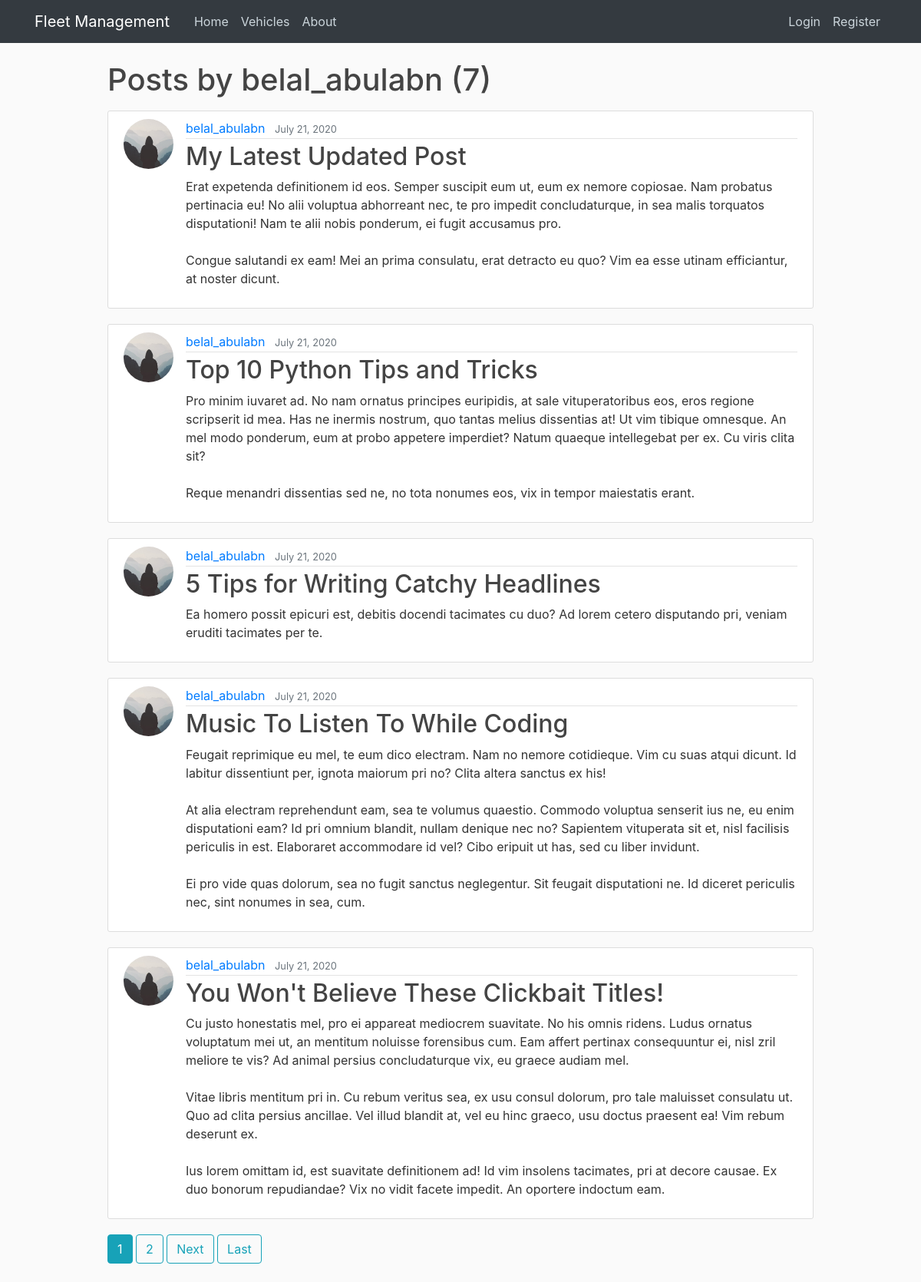
The page /user/belal_abulabn on the database its author committed.
### blog/models.py (models this page shows, shortened)
class Post(models.Model):
    title = models.CharField(max_length=100)
    content = models.TextField()
    date_posted = models.DateTimeField(default=timezone.now)
    author = models.ForeignKey(User, on_delete=models.CASCADE)

### users/models.py (models this page shows, shortened)
class Profile(models.Model):
    user = models.OneToOneField(User, on_delete=models.CASCADE)
    image = models.ImageField(default='default_profile.jpg', upload_to='profile_pics')

### blog/views.py (the view)
# urls.py: path('user/<str:username>', UserPostListView.as_view(), name='user-posts'),
class UserPostListView(ListView):
    model = Post
    template_name = 'blog/user_posts.html' # <app>/<model>_<viewtype>.html
    context_object_name = 'posts'
    ordering = ['-date_posted']
    paginate_by = 5
    def get_queryset(self):
        user = get_object_or_404(User, username=self.kwargs.get('username'))
        return Post.objects.filter(author=user).order_by('-date_posted')

### blog/templates/blog/user_posts.html (shortened to what this page needs)
{% extends "blog/base.html" %}
{% block content %}
    <h1 class="mb-3">Posts by {{ view.kwargs.username }} ({{ page_obj.paginator.count }})</h1>
    {% for post in posts %}
        <article class="media content-section">
            <img class="rounded-circle article-img" src="{{ post.author.profile.image.url }}">
            <div class="media-body">
                <div class="article-metadata">
                    <a class="mr-2" href="{% url 'user-posts' post.author.username %}">{{ post.author }}</a>
                    <small class="text-muted">{{ post.date_posted|date:"F d, Y" }}</small>
                </div>
                <h2><a class="article-title" href="{% url 'post-detail' post.id %}">{{ post.title }}</a></h2>
                <p class="article-content">{{ post.content }}</p>
            </div>
        </article>
    {% endfor %}
    {% if is_paginated %}
        {% for num in page_obj.paginator.page_range %}
            {% if page_obj.number == num %}
                <a class="btn btn-info mb-4" href="?page={{ num }}">{{ num }}</a>
            {% elif num > page_obj.number|add:'-3' and num < page_obj.number|add:'3' %}
                <a class="btn btn-outline-info mb-4" href="?page={{ num }}">{{ num }}</a>
            {% endif %}
        {% endfor %}
        {% if page_obj.has_next %}
            <a class="btn btn-outline-info mb-4" href="?page={{ page_obj.next_page_number }}">Next</a>
            <a class="btn btn-outline-info mb-4" href="?page={{ page_obj.paginator.num_pages }}">Last</a>
        {% endif %}
    {% endif %}
{% endblock content %}

### blog/static/blog/main.css (style rules this page uses)
body { background: #fafafa; color: #333333; margin-top: 5rem; }
h1, h2, h3, h4, h5, h6 { color: #444444; }
.content-section { background: #ffffff; padding: 10px 20px; border: 1px solid #dddddd; border-radius: 3px; margin-bottom: 20px; }
.article-title { color: #444444; }
.article-content { white-space: pre-line; }
.article-img { height: 65px; width: 65px; margin-right: 16px; }
.article-metadata { padding-bottom: 1px; margin-bottom: 4px; border-bottom: 1px solid #e3e3e3 }

### rows shown on the page
Post: author.profile.image (placeholder picture), author "belal_abulabn", date_posted "July 21, 2020", title "My Latest Updated Post", content "Erat expetenda definitionem id eos. Semper suscipit eum ut, eum ex nemore copiosae. Nam probatus pertinacia eu! No alii voluptua abhorreant nec, te pro impedit concludaturque, in sea malis torquatos disputationi! Nam te alii nobis ponderum, ei fugit accusamus pro. Congue salutandi ex eam! Mei an prima consulatu, erat detracto eu quo? Vim ea esse utinam efficiantur, at noster dicunt."
Post: author.profile.image (placeholder picture), author "belal_abulabn", date_posted "July 21, 2020", title "Top 10 Python Tips and Tricks", content "Pro minim iuvaret ad. No nam ornatus principes euripidis, at sale vituperatoribus eos, eros regione scripserit id mea. Has ne inermis nostrum, quo tantas melius dissentias at! Ut vim tibique omnesque. An mel modo ponderum, eum at probo appetere imperdiet? Natum quaeque intellegebat per ex. Cu viris clita sit? Reque menandri dissentias sed ne, no tota nonumes eos, vix in tempor maiestatis erant."
Post: author.profile.image (placeholder picture), author "belal_abulabn", date_posted "July 21, 2020", title "5 Tips for Writing Catchy Headlines", content "Ea homero possit epicuri est, debitis docendi tacimates cu duo? Ad lorem cetero disputando pri, veniam eruditi tacimates per te."
Post: author.profile.image (placeholder picture), author "belal_abulabn", date_posted "July 21, 2020", title "Music To Listen To While Coding", content "Feugait reprimique eu mel, te eum dico electram. Nam no nemore cotidieque. Vim cu suas atqui dicunt. Id labitur dissentiunt per, ignota maiorum pri no? Clita altera sanctus ex his! At alia electram reprehendunt eam, sea te volumus quaestio. Commodo voluptua senserit ius ne, eu enim disputationi eam? Id pri omnium blandit, nullam denique nec no? Sapientem vituperata sit et, nisl facilisis periculis in est. Elaboraret accommodare id vel? Cibo eripuit ut has, sed cu liber invidunt. Ei pro vide quas dolorum, sea no fugit sanctus neglegentur. Sit feugait disputationi ne. Id diceret periculis nec, sint nonumes in sea, cum."
Post: author.profile.image (placeholder picture), author "belal_abulabn", date_posted "July 21, 2020", title "You Won't Believe These Clickbait Titles!", content "Cu justo honestatis mel, pro ei appareat mediocrem suavitate. No his omnis ridens. Ludus ornatus voluptatum mei ut, an mentitum noluisse forensibus cum. Eam affert pertinax consequuntur ei, nisl zril meliore te vis? Ad animal persius concludaturque vix, eu graece audiam mel. Vitae libris mentitum pri in. Cu rebum veritus sea, ex usu consul dolorum, pro tale maluisset consulatu ut. Quo ad clita persius ancillae. Vel illud blandit at, vel eu hinc graeco, usu doctus praesent ea! Vim rebum deserunt ex. Ius lorem omittam id, est suavitate definitionem ad! Id vim insolens tacimates, pri at decore causae. Ex duo bonorum repudiandae? Vix no vidit facete impedit. An oportere indoctum eam."

### other values the page prints
{{ view.kwargs.username }} "belal_abulabn"
{{ page_obj.paginator.count }} "7"
{{ num }} "1"
{{ num }} "2"
